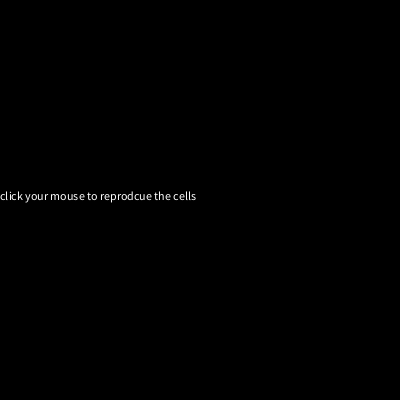
Frame 1 (no input)
Frame 60 (the mouse pressed at the canvas centre just before this capture): identical to frame 1, image omitted
Frame 120 (the mouse held since frame 60 and released just before this capture): identical to frame 1, image omitted

The Processing sketch that drew this single still picture (run headless with seeded random() and noise(); from frame 60 on, the mouse is pressed at the canvas centre):

// Processing sketch: split2
// ── split2.pde
ArrayList<Cell> c=new ArrayList<Cell>();

int t = 1;
void setup() {
  size (400, 400);
  background(0);
}

void draw() {
  background(0);
  fill(255);
  for (int i=0; i<c.size(); i++) {
    c.get(i).draw();
  }
  fill(255);
  text("click your mouse to reprodcue the cells", 0, height/2);
}
void mouseClicked() {
  //clean the previous circles
  //background(0);
  if (c.size()>0) {
    for (int i=1; i<c.size(); i++) {

      if (c.get(i).isClickInside()) {
        //get x,y,d. and add cells
        c.remove(i);
        float d=c.get(i).getD()/2;
        float x=c.get(i).getX();
        float y=c.get(i).getY();
        c.add(new Cell(d, x, y));
        println("x=", c.get(i).getX(), "y=", c.get(i).getY(), "d=", c.get(i).getD());
        
      }
    }
  } else {
    //add first cell
    c.add(new Cell(width, width, height));
  }
  //float d = (float)height / t; //diameter of the circlestypetype

  //draw the circles

  //for (int j=1; j<2*t; j+=2) {
  //  for (int l=1; l<2*t; l+=2) {
  //    float x = width * j / (2*t);
  //    float y = height * l / (2*t);
  //    println("...drawing circle at pos with diam: ", x, y, d);
  //    //circle(x, y, d);
  //    c.add(new Cell(d, x, y));
  //  }
  //}

  //t *= 2; // for next time through
}

class Cell {
  float d, x, y;
  Cell(float _d, float _x, float _y) {
    d=_d;
    x=_x;
    y=_y;
  }
  boolean isClickInside() {
    boolean flag=dist(mouseX, mouseY, x, y)<(0.5*d);
    return flag;
  }

  void draw() {
    fill(0);
    stroke(255);
    strokeWeight(2);
    circle(x-d/2, y-d/2, d);
    circle(x+d/2, y-d/2, d);
    circle(x-d/2, y+d/2, d);
    circle(x+d/2, y+d/2, d);
  }

  float getD() {
    return d;
  }
  float getX() {
    return x;
  }
  float getY() {
    return y;
  }
}
